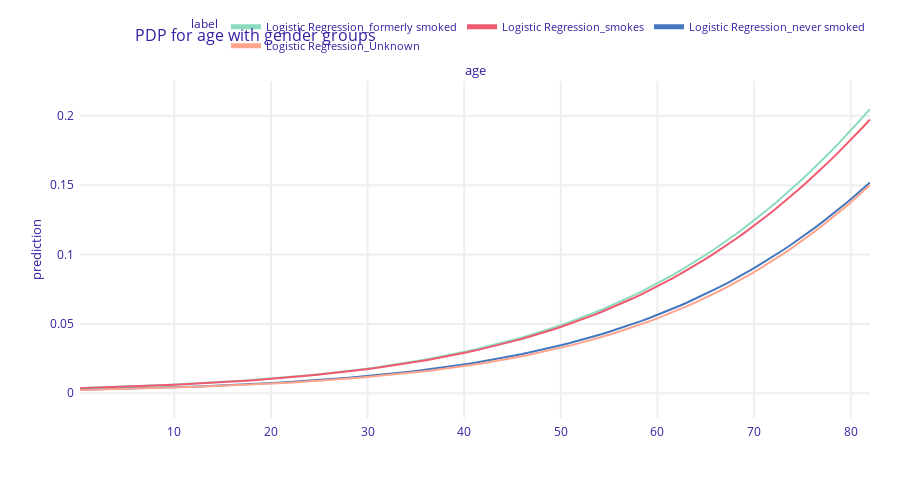

The code cell stored with this chart in its notebook:
### Code cell
X_train['smoke_text'] = X_train['smoking_status'].map({'Unknown': 0, 'formerly smoked': 1, 'never smoked': 2, 'smokes': 3})

# Użycie tej kolumny do grupowania
pdp_age_gender = exp.model_profile(variables=['age'], groups='smoking_status')
pdp_age_gender.plot(title="PDP for age with gender groups")

### Figure 1 — Plotly figure (JSON) as saved in the notebook; plotly's stock layout.template omitted (floating-point values rounded to 4 significant figures; data arrays with more than 128 entries replaced by an {"elided": "..."} marker saying what was removed)
{"data": [{"customdata": {"elided": "101x3 mixed values"}, "hovertemplate": "<b>%{hovertext}</b><br><br>prediction=%{y:.3f}<br>mean_prediction=%{customdata[0]:.3f}<extra></extra>", "hovertext": ["Logistic Regression_formerly smoked", "Logistic Regression_formerly smoked", "Logistic Regression_formerly smoked", "Logistic Regression_formerly smoked", "Logistic Regression_formerly smoked", "Logistic Regression_formerly smoked", "Logistic Regression_formerly smoked", "Logistic Regression_formerly smoked", "Logistic Regression_formerly smoked", "Logistic Regression_formerly smoked", "Logistic Regression_formerly smoked", "Logistic Regression_formerly smoked", "Logistic Regression_formerly smoked", "Logistic Regression_formerly smoked", "Logistic Regression_formerly smoked", "Logistic Regression_formerly smoked", "Logistic Regression_formerly smoked", "Logistic Regression_formerly smoked", "Logistic Regression_formerly smoked", "Logistic Regression_formerly smoked", "Logistic Regression_formerly smoked", "Logistic Regression_formerly smoked", "Logistic Regression_formerly smoked", "Logistic Regression_formerly smoked", "Logistic Regression_formerly smoked", "Logistic Regression_formerly smoked", "Logistic Regression_formerly smoked", "Logistic Regression_formerly smoked", "Logistic Regression_formerly smoked", "Logistic Regression_formerly smoked", "Logistic Regression_formerly smoked", "Logistic Regression_formerly smoked", "Logistic Regression_formerly smoked", "Logistic Regression_formerly smoked", "Logistic Regression_formerly smoked", "Logistic Regression_formerly smoked", "Logistic Regression_formerly smoked", "Logistic Regression_formerly smoked", "Logistic Regression_formerly smoked", "Logistic Regression_formerly smoked", "Logistic Regression_formerly smoked", "Logistic Regression_formerly smoked", "Logistic Regression_formerly smoked", "Logistic Regression_formerly smoked", "Logistic Regression_formerly smoked", "Logistic Regression_formerly smoked", "Logistic Regression_formerly smoked", "Logistic Regression_formerly smoked", "Logistic Regression_formerly smoked", "Logistic Regression_formerly smoked", "Logistic Regression_formerly smoked", "Logistic Regression_formerly smoked", "Logistic Regression_formerly smoked", "Logistic Regression_formerly smoked", "Logistic Regression_formerly smoked", "Logistic Regression_formerly smoked", "Logistic Regression_formerly smoked", "Logistic Regression_formerly smoked", "Logistic Regression_formerly smoked", "Logistic Regression_formerly smoked", "Logistic Regression_formerly smoked", "Logistic Regression_formerly smoked", "Logistic Regression_formerly smoked", "Logistic Regression_formerly smoked", "Logistic Regression_formerly smoked", "Logistic Regression_formerly smoked", "Logistic Regression_formerly smoked", "Logistic Regression_formerly smoked", "Logistic Regression_formerly smoked", "Logistic Regression_formerly smoked", "Logistic Regression_formerly smoked", "Logistic Regression_formerly smoked", "Logistic Regression_formerly smoked", "Logistic Regression_formerly smoked", "Logistic Regression_formerly smoked", "Logistic Regression_formerly smoked", "Logistic Regression_formerly smoked", "Logistic Regression_formerly smoked", "Logistic Regression_formerly smoked", "Logistic Regression_formerly smoked", "Logistic Regression_formerly smoked", "Logistic Regression_formerly smoked", "Logistic Regression_formerly smoked", "Logistic Regression_formerly smoked", "Logistic Regression_formerly smoked", "Logistic Regression_formerly smoked", "Logistic Regression_formerly smoked", "Logistic Regression_formerly smoked", "Logistic Regression_formerly smoked", "Logistic Regression_formerly smoked", "Logistic Regression_formerly smoked", "Logistic Regression_formerly smoked", "Logistic Regression_formerly smoked", "Logistic Regression_formerly smoked", "Logistic Regression_formerly smoked", "Logistic Regression_formerly smoked", "Logistic Regression_formerly smoked", "Logistic Regression_formerly smoked", "Logistic Regression_formerly smoked", "Logistic Regression_formerly smoked", "Logistic Regression_formerly smoked"], "legendgroup": "Logistic Regression_formerly smoked", "line": {"color": "#8bdcbe", "dash": "solid", "width": 2}, "marker": {"symbol": "circle"}, "mode": "lines", "name": "Logistic Regression_formerly smoked", "opacity": 1, "orientation": "v", "showlegend": true, "type": "scatter", "x": [0.24, 1.058, 1.875, 2.693, 3.51, 4.328, 5.146, 5.963, 6.781, 7.598, 8.416, 9.234, 10.05, 10.87, 11.69, 12.5, 13.32, 14.14, 14.96, 15.77, 16.59, 17.41, 18.23, 19.04, 19.86, 20.68, 21.5, 22.32, 23.13, 23.95, 24.77, 25.59, 26.4, 27.22, 28.04, 28.86, 29.67, 30.49, 31.31, 32.13, 32.94, 33.76, 34.58, 35.4, 36.21, 37.03, 37.85, 38.67, 39.48, 40.3, 41.12, 41.94, 42.76, 43.57, 44.39, 45.21, 46.03, 46.84, 47.66, 48.48, 49.3, 50.11, 50.93, 51.75, 52.57, 53.38, 54.2, 55.02, 55.84, 56.65, 57.47, 58.29, 59.11, 59.92, 60.74, 61.56, 62.38, 63.2, 64.01, 64.83, 65.65, 66.47, 67.28, 68.1, 68.92, 69.74, 70.55, 71.37, 72.19, 73.01, 73.82, 74.64, 75.46, 76.28, 77.09, 77.91, 78.73, 79.55, 80.36, 81.18, 82], "xaxis": "x", "y": [0.003734, 0.003899, 0.004072, 0.004252, 0.004441, 0.004637, 0.004843, 0.005057, 0.00528, 0.005514, 0.005757, 0.006012, 0.006277, 0.006554, 0.006843, 0.007144, 0.007459, 0.007787, 0.00813, 0.008487, 0.00886, 0.009249, 0.009655, 0.01008, 0.01052, 0.01098, 0.01146, 0.01196, 0.01248, 0.01303, 0.01359, 0.01419, 0.0148, 0.01544, 0.01611, 0.01681, 0.01754, 0.0183, 0.01909, 0.01991, 0.02076, 0.02166, 0.02258, 0.02355, 0.02456, 0.02561, 0.0267, 0.02783, 0.02901, 0.03024, 0.03151, 0.03284, 0.03422, 0.03565, 0.03715, 0.03869, 0.0403, 0.04198, 0.04371, 0.04551, 0.04739, 0.04933, 0.05134, 0.05343, 0.0556, 0.05785, 0.06017, 0.06259, 0.06509, 0.06768, 0.07036, 0.07313, 0.07601, 0.07898, 0.08205, 0.08522, 0.08851, 0.0919, 0.0954, 0.09901, 0.1027, 0.1066, 0.1106, 0.1147, 0.1189, 0.1232, 0.1277, 0.1323, 0.137, 0.1419, 0.1469, 0.1521, 0.1574, 0.1628, 0.1684, 0.1741, 0.18, 0.186, 0.1921, 0.1984, 0.2049], "yaxis": "y"}, {"customdata": {"elided": "101x3 mixed values"}, "hovertemplate": "<b>%{hovertext}</b><br><br>prediction=%{y:.3f}<br>mean_prediction=%{customdata[0]:.3f}<extra></extra>", "hovertext": ["Logistic Regression_smokes", "Logistic Regression_smokes", "Logistic Regression_smokes", "Logistic Regression_smokes", "Logistic Regression_smokes", "Logistic Regression_smokes", "Logistic Regression_smokes", "Logistic Regression_smokes", "Logistic Regression_smokes", "Logistic Regression_smokes", "Logistic Regression_smokes", "Logistic Regression_smokes", "Logistic Regression_smokes", "Logistic Regression_smokes", "Logistic Regression_smokes", "Logistic Regression_smokes", "Logistic Regression_smokes", "Logistic Regression_smokes", "Logistic Regression_smokes", "Logistic Regression_smokes", "Logistic Regression_smokes", "Logistic Regression_smokes", "Logistic Regression_smokes", "Logistic Regression_smokes", "Logistic Regression_smokes", "Logistic Regression_smokes", "Logistic Regression_smokes", "Logistic Regression_smokes", "Logistic Regression_smokes", "Logistic Regression_smokes", "Logistic Regression_smokes", "Logistic Regression_smokes", "Logistic Regression_smokes", "Logistic Regression_smokes", "Logistic Regression_smokes", "Logistic Regression_smokes", "Logistic Regression_smokes", "Logistic Regression_smokes", "Logistic Regression_smokes", "Logistic Regression_smokes", "Logistic Regression_smokes", "Logistic Regression_smokes", "Logistic Regression_smokes", "Logistic Regression_smokes", "Logistic Regression_smokes", "Logistic Regression_smokes", "Logistic Regression_smokes", "Logistic Regression_smokes", "Logistic Regression_smokes", "Logistic Regression_smokes", "Logistic Regression_smokes", "Logistic Regression_smokes", "Logistic Regression_smokes", "Logistic Regression_smokes", "Logistic Regression_smokes", "Logistic Regression_smokes", "Logistic Regression_smokes", "Logistic Regression_smokes", "Logistic Regression_smokes", "Logistic Regression_smokes", "Logistic Regression_smokes", "Logistic Regression_smokes", "Logistic Regression_smokes", "Logistic Regression_smokes", "Logistic Regression_smokes", "Logistic Regression_smokes", "Logistic Regression_smokes", "Logistic Regression_smokes", "Logistic Regression_smokes", "Logistic Regression_smokes", "Logistic Regression_smokes", "Logistic Regression_smokes", "Logistic Regression_smokes", "Logistic Regression_smokes", "Logistic Regression_smokes", "Logistic Regression_smokes", "Logistic Regression_smokes", "Logistic Regression_smokes", "Logistic Regression_smokes", "Logistic Regression_smokes", "Logistic Regression_smokes", "Logistic Regression_smokes", "Logistic Regression_smokes", "Logistic Regression_smokes", "Logistic Regression_smokes", "Logistic Regression_smokes", "Logistic Regression_smokes", "Logistic Regression_smokes", "Logistic Regression_smokes", "Logistic Regression_smokes", "Logistic Regression_smokes", "Logistic Regression_smokes", "Logistic Regression_smokes", "Logistic Regression_smokes", "Logistic Regression_smokes", "Logistic Regression_smokes", "Logistic Regression_smokes", "Logistic Regression_smokes", "Logistic Regression_smokes", "Logistic Regression_smokes", "Logistic Regression_smokes"], "legendgroup": "Logistic Regression_smokes", "line": {"color": "#f05a71", "dash": "solid", "width": 2}, "marker": {"symbol": "circle"}, "mode": "lines", "name": "Logistic Regression_smokes", "opacity": 1, "orientation": "v", "showlegend": true, "type": "scatter", "x": [0.24, 1.058, 1.875, 2.693, 3.51, 4.328, 5.146, 5.963, 6.781, 7.598, 8.416, 9.234, 10.05, 10.87, 11.69, 12.5, 13.32, 14.14, 14.96, 15.77, 16.59, 17.41, 18.23, 19.04, 19.86, 20.68, 21.5, 22.32, 23.13, 23.95, 24.77, 25.59, 26.4, 27.22, 28.04, 28.86, 29.67, 30.49, 31.31, 32.13, 32.94, 33.76, 34.58, 35.4, 36.21, 37.03, 37.85, 38.67, 39.48, 40.3, 41.12, 41.94, 42.76, 43.57, 44.39, 45.21, 46.03, 46.84, 47.66, 48.48, 49.3, 50.11, 50.93, 51.75, 52.57, 53.38, 54.2, 55.02, 55.84, 56.65, 57.47, 58.29, 59.11, 59.92, 60.74, 61.56, 62.38, 63.2, 64.01, 64.83, 65.65, 66.47, 67.28, 68.1, 68.92, 69.74, 70.55, 71.37, 72.19, 73.01, 73.82, 74.64, 75.46, 76.28, 77.09, 77.91, 78.73, 79.55, 80.36, 81.18, 82], "xaxis": "x", "y": [0.003651, 0.003812, 0.003981, 0.004158, 0.004342, 0.004534, 0.004735, 0.004944, 0.005163, 0.005391, 0.005629, 0.005877, 0.006136, 0.006407, 0.006689, 0.006984, 0.007292, 0.007612, 0.007947, 0.008296, 0.008661, 0.009041, 0.009437, 0.00985, 0.01028, 0.01073, 0.0112, 0.01169, 0.0122, 0.01273, 0.01328, 0.01386, 0.01446, 0.01509, 0.01575, 0.01643, 0.01714, 0.01788, 0.01865, 0.01945, 0.02028, 0.02115, 0.02206, 0.023, 0.02398, 0.025, 0.02607, 0.02717, 0.02832, 0.02952, 0.03076, 0.03205, 0.0334, 0.03479, 0.03624, 0.03775, 0.03932, 0.04094, 0.04263, 0.04438, 0.0462, 0.04809, 0.05004, 0.05207, 0.05417, 0.05635, 0.05861, 0.06095, 0.06337, 0.06588, 0.06847, 0.07116, 0.07393, 0.0768, 0.07977, 0.08284, 0.086, 0.08927, 0.09265, 0.09613, 0.09973, 0.1034, 0.1072, 0.1112, 0.1152, 0.1194, 0.1237, 0.1281, 0.1327, 0.1373, 0.1421, 0.147, 0.1521, 0.1573, 0.1626, 0.1681, 0.1736, 0.1794, 0.1852, 0.1912, 0.1974], "yaxis": "y"}, {"customdata": {"elided": "101x3 mixed values"}, "hovertemplate": "<b>%{hovertext}</b><br><br>prediction=%{y:.3f}<br>mean_prediction=%{customdata[0]:.3f}<extra></extra>", "hovertext": ["Logistic Regression_never smoked", "Logistic Regression_never smoked", "Logistic Regression_never smoked", "Logistic Regression_never smoked", "Logistic Regression_never smoked", "Logistic Regression_never smoked", "Logistic Regression_never smoked", "Logistic Regression_never smoked", "Logistic Regression_never smoked", "Logistic Regression_never smoked", "Logistic Regression_never smoked", "Logistic Regression_never smoked", "Logistic Regression_never smoked", "Logistic Regression_never smoked", "Logistic Regression_never smoked", "Logistic Regression_never smoked", "Logistic Regression_never smoked", "Logistic Regression_never smoked", "Logistic Regression_never smoked", "Logistic Regression_never smoked", "Logistic Regression_never smoked", "Logistic Regression_never smoked", "Logistic Regression_never smoked", "Logistic Regression_never smoked", "Logistic Regression_never smoked", "Logistic Regression_never smoked", "Logistic Regression_never smoked", "Logistic Regression_never smoked", "Logistic Regression_never smoked", "Logistic Regression_never smoked", "Logistic Regression_never smoked", "Logistic Regression_never smoked", "Logistic Regression_never smoked", "Logistic Regression_never smoked", "Logistic Regression_never smoked", "Logistic Regression_never smoked", "Logistic Regression_never smoked", "Logistic Regression_never smoked", "Logistic Regression_never smoked", "Logistic Regression_never smoked", "Logistic Regression_never smoked", "Logistic Regression_never smoked", "Logistic Regression_never smoked", "Logistic Regression_never smoked", "Logistic Regression_never smoked", "Logistic Regression_never smoked", "Logistic Regression_never smoked", "Logistic Regression_never smoked", "Logistic Regression_never smoked", "Logistic Regression_never smoked", "Logistic Regression_never smoked", "Logistic Regression_never smoked", "Logistic Regression_never smoked", "Logistic Regression_never smoked", "Logistic Regression_never smoked", "Logistic Regression_never smoked", "Logistic Regression_never smoked", "Logistic Regression_never smoked", "Logistic Regression_never smoked", "Logistic Regression_never smoked", "Logistic Regression_never smoked", "Logistic Regression_never smoked", "Logistic Regression_never smoked", "Logistic Regression_never smoked", "Logistic Regression_never smoked", "Logistic Regression_never smoked", "Logistic Regression_never smoked", "Logistic Regression_never smoked", "Logistic Regression_never smoked", "Logistic Regression_never smoked", "Logistic Regression_never smoked", "Logistic Regression_never smoked", "Logistic Regression_never smoked", "Logistic Regression_never smoked", "Logistic Regression_never smoked", "Logistic Regression_never smoked", "Logistic Regression_never smoked", "Logistic Regression_never smoked", "Logistic Regression_never smoked", "Logistic Regression_never smoked", "Logistic Regression_never smoked", "Logistic Regression_never smoked", "Logistic Regression_never smoked", "Logistic Regression_never smoked", "Logistic Regression_never smoked", "Logistic Regression_never smoked", "Logistic Regression_never smoked", "Logistic Regression_never smoked", "Logistic Regression_never smoked", "Logistic Regression_never smoked", "Logistic Regression_never smoked", "Logistic Regression_never smoked", "Logistic Regression_never smoked", "Logistic Regression_never smoked", "Logistic Regression_never smoked", "Logistic Regression_never smoked", "Logistic Regression_never smoked", "Logistic Regression_never smoked", "Logistic Regression_never smoked", "Logistic Regression_never smoked", "Logistic Regression_never smoked"], "legendgroup": "Logistic Regression_never smoked", "line": {"color": "#4378bf", "dash": "solid", "width": 2}, "marker": {"symbol": "circle"}, "mode": "lines", "name": "Logistic Regression_never smoked", "opacity": 1, "orientation": "v", "showlegend": true, "type": "scatter", "x": [0.24, 1.058, 1.875, 2.693, 3.51, 4.328, 5.146, 5.963, 6.781, 7.598, 8.416, 9.234, 10.05, 10.87, 11.69, 12.5, 13.32, 14.14, 14.96, 15.77, 16.59, 17.41, 18.23, 19.04, 19.86, 20.68, 21.5, 22.32, 23.13, 23.95, 24.77, 25.59, 26.4, 27.22, 28.04, 28.86, 29.67, 30.49, 31.31, 32.13, 32.94, 33.76, 34.58, 35.4, 36.21, 37.03, 37.85, 38.67, 39.48, 40.3, 41.12, 41.94, 42.76, 43.57, 44.39, 45.21, 46.03, 46.84, 47.66, 48.48, 49.3, 50.11, 50.93, 51.75, 52.57, 53.38, 54.2, 55.02, 55.84, 56.65, 57.47, 58.29, 59.11, 59.92, 60.74, 61.56, 62.38, 63.2, 64.01, 64.83, 65.65, 66.47, 67.28, 68.1, 68.92, 69.74, 70.55, 71.37, 72.19, 73.01, 73.82, 74.64, 75.46, 76.28, 77.09, 77.91, 78.73, 79.55, 80.36, 81.18, 82], "xaxis": "x", "y": [0.002584, 0.002699, 0.002819, 0.002944, 0.003075, 0.003211, 0.003353, 0.003502, 0.003657, 0.003819, 0.003989, 0.004165, 0.004349, 0.004542, 0.004743, 0.004952, 0.005171, 0.005399, 0.005638, 0.005887, 0.006146, 0.006417, 0.0067, 0.006995, 0.007302, 0.007623, 0.007958, 0.008308, 0.008672, 0.009052, 0.009449, 0.009862, 0.01029, 0.01074, 0.01121, 0.0117, 0.01221, 0.01274, 0.0133, 0.01387, 0.01448, 0.0151, 0.01576, 0.01644, 0.01715, 0.01789, 0.01865, 0.01946, 0.02029, 0.02116, 0.02206, 0.023, 0.02398, 0.025, 0.02606, 0.02717, 0.02832, 0.02951, 0.03075, 0.03204, 0.03338, 0.03477, 0.03622, 0.03772, 0.03929, 0.04091, 0.04259, 0.04434, 0.04615, 0.04803, 0.04998, 0.05201, 0.0541, 0.05628, 0.05853, 0.06086, 0.06328, 0.06578, 0.06837, 0.07104, 0.07381, 0.07668, 0.07964, 0.0827, 0.08586, 0.08913, 0.0925, 0.09598, 0.09957, 0.1033, 0.1071, 0.111, 0.1151, 0.1192, 0.1235, 0.128, 0.1325, 0.1372, 0.142, 0.1469, 0.152], "yaxis": "y"}, {"customdata": {"elided": "101x3 mixed values"}, "hovertemplate": "<b>%{hovertext}</b><br><br>prediction=%{y:.3f}<br>mean_prediction=%{customdata[0]:.3f}<extra></extra>", "hovertext": ["Logistic Regression_Unknown", "Logistic Regression_Unknown", "Logistic Regression_Unknown", "Logistic Regression_Unknown", "Logistic Regression_Unknown", "Logistic Regression_Unknown", "Logistic Regression_Unknown", "Logistic Regression_Unknown", "Logistic Regression_Unknown", "Logistic Regression_Unknown", "Logistic Regression_Unknown", "Logistic Regression_Unknown", "Logistic Regression_Unknown", "Logistic Regression_Unknown", "Logistic Regression_Unknown", "Logistic Regression_Unknown", "Logistic Regression_Unknown", "Logistic Regression_Unknown", "Logistic Regression_Unknown", "Logistic Regression_Unknown", "Logistic Regression_Unknown", "Logistic Regression_Unknown", "Logistic Regression_Unknown", "Logistic Regression_Unknown", "Logistic Regression_Unknown", "Logistic Regression_Unknown", "Logistic Regression_Unknown", "Logistic Regression_Unknown", "Logistic Regression_Unknown", "Logistic Regression_Unknown", "Logistic Regression_Unknown", "Logistic Regression_Unknown", "Logistic Regression_Unknown", "Logistic Regression_Unknown", "Logistic Regression_Unknown", "Logistic Regression_Unknown", "Logistic Regression_Unknown", "Logistic Regression_Unknown", "Logistic Regression_Unknown", "Logistic Regression_Unknown", "Logistic Regression_Unknown", "Logistic Regression_Unknown", "Logistic Regression_Unknown", "Logistic Regression_Unknown", "Logistic Regression_Unknown", "Logistic Regression_Unknown", "Logistic Regression_Unknown", "Logistic Regression_Unknown", "Logistic Regression_Unknown", "Logistic Regression_Unknown", "Logistic Regression_Unknown", "Logistic Regression_Unknown", "Logistic Regression_Unknown", "Logistic Regression_Unknown", "Logistic Regression_Unknown", "Logistic Regression_Unknown", "Logistic Regression_Unknown", "Logistic Regression_Unknown", "Logistic Regression_Unknown", "Logistic Regression_Unknown", "Logistic Regression_Unknown", "Logistic Regression_Unknown", "Logistic Regression_Unknown", "Logistic Regression_Unknown", "Logistic Regression_Unknown", "Logistic Regression_Unknown", "Logistic Regression_Unknown", "Logistic Regression_Unknown", "Logistic Regression_Unknown", "Logistic Regression_Unknown", "Logistic Regression_Unknown", "Logistic Regression_Unknown", "Logistic Regression_Unknown", "Logistic Regression_Unknown", "Logistic Regression_Unknown", "Logistic Regression_Unknown", "Logistic Regression_Unknown", "Logistic Regression_Unknown", "Logistic Regression_Unknown", "Logistic Regression_Unknown", "Logistic Regression_Unknown", "Logistic Regression_Unknown", "Logistic Regression_Unknown", "Logistic Regression_Unknown", "Logistic Regression_Unknown", "Logistic Regression_Unknown", "Logistic Regression_Unknown", "Logistic Regression_Unknown", "Logistic Regression_Unknown", "Logistic Regression_Unknown", "Logistic Regression_Unknown", "Logistic Regression_Unknown", "Logistic Regression_Unknown", "Logistic Regression_Unknown", "Logistic Regression_Unknown", "Logistic Regression_Unknown", "Logistic Regression_Unknown", "Logistic Regression_Unknown", "Logistic Regression_Unknown", "Logistic Regression_Unknown", "Logistic Regression_Unknown"], "legendgroup": "Logistic Regression_Unknown", "line": {"color": "#ffa58c", "dash": "solid", "width": 2}, "marker": {"symbol": "circle"}, "mode": "lines", "name": "Logistic Regression_Unknown", "opacity": 1, "orientation": "v", "showlegend": true, "type": "scatter", "x": [0.24, 1.058, 1.875, 2.693, 3.51, 4.328, 5.146, 5.963, 6.781, 7.598, 8.416, 9.234, 10.05, 10.87, 11.69, 12.5, 13.32, 14.14, 14.96, 15.77, 16.59, 17.41, 18.23, 19.04, 19.86, 20.68, 21.5, 22.32, 23.13, 23.95, 24.77, 25.59, 26.4, 27.22, 28.04, 28.86, 29.67, 30.49, 31.31, 32.13, 32.94, 33.76, 34.58, 35.4, 36.21, 37.03, 37.85, 38.67, 39.48, 40.3, 41.12, 41.94, 42.76, 43.57, 44.39, 45.21, 46.03, 46.84, 47.66, 48.48, 49.3, 50.11, 50.93, 51.75, 52.57, 53.38, 54.2, 55.02, 55.84, 56.65, 57.47, 58.29, 59.11, 59.92, 60.74, 61.56, 62.38, 63.2, 64.01, 64.83, 65.65, 66.47, 67.28, 68.1, 68.92, 69.74, 70.55, 71.37, 72.19, 73.01, 73.82, 74.64, 75.46, 76.28, 77.09, 77.91, 78.73, 79.55, 80.36, 81.18, 82], "xaxis": "x", "y": [0.002414, 0.002521, 0.002633, 0.00275, 0.002873, 0.003, 0.003134, 0.003273, 0.003418, 0.00357, 0.003728, 0.003893, 0.004066, 0.004246, 0.004434, 0.004631, 0.004836, 0.00505, 0.005274, 0.005507, 0.00575, 0.006005, 0.00627, 0.006547, 0.006836, 0.007137, 0.007452, 0.007781, 0.008123, 0.008481, 0.008854, 0.009243, 0.009649, 0.01007, 0.01052, 0.01098, 0.01146, 0.01196, 0.01248, 0.01303, 0.0136, 0.01419, 0.01481, 0.01545, 0.01612, 0.01682, 0.01755, 0.01831, 0.01911, 0.01993, 0.02079, 0.02169, 0.02262, 0.02359, 0.02461, 0.02566, 0.02676, 0.0279, 0.02909, 0.03033, 0.03161, 0.03295, 0.03435, 0.03579, 0.0373, 0.03887, 0.0405, 0.04219, 0.04394, 0.04577, 0.04767, 0.04964, 0.05168, 0.05381, 0.05601, 0.0583, 0.06067, 0.06313, 0.06568, 0.06832, 0.07106, 0.07389, 0.07683, 0.07987, 0.08302, 0.08628, 0.08965, 0.09314, 0.09674, 0.1005, 0.1043, 0.1083, 0.1124, 0.1166, 0.121, 0.1255, 0.1301, 0.1349, 0.1398, 0.1449, 0.1501], "yaxis": "y"}], "layout": {"annotations": [{"font": {"size": 13}, "showarrow": false, "text": "age", "x": 0.5, "xanchor": "center", "xref": "paper", "y": 1, "yanchor": "bottom", "yref": "paper"}, {"font": {"size": 13}, "showarrow": false, "text": "prediction", "textangle": -90, "x": -0.07, "xref": "paper", "y": 0.5, "yref": "paper"}], "font": {"color": "#371ea3"}, "height": 489, "hovermode": "x unified", "legend": {"font": {"size": 11}, "itemsizing": "constant", "orientation": "h", "title": {"font": {"size": 12}, "text": "label"}, "tracegroupgap": 0, "x": 1, "xanchor": "right", "y": 1.061, "yanchor": "bottom"}, "margin": {"b": 71, "r": 30, "t": 78}, "title": {"font": {"size": 16}, "text": "PDP for age with gender groups", "x": 0.15}, "xaxis": {"anchor": "y", "automargin": true, "domain": [0, 1], "fixedrange": true, "gridwidth": 2, "showticklabels": true, "tickcolor": "white", "ticklen": 3, "ticks": "outside", "title": {"text": ""}, "type": "linear", "zeroline": false}, "yaxis": {"anchor": "x", "automargin": true, "domain": [0, 1], "fixedrange": true, "gridwidth": 2, "range": [-0.01783, 0.2251], "tickcolor": "white", "ticklen": 3, "ticks": "outside", "title": {"text": ""}, "type": "linear", "zeroline": false}}}
